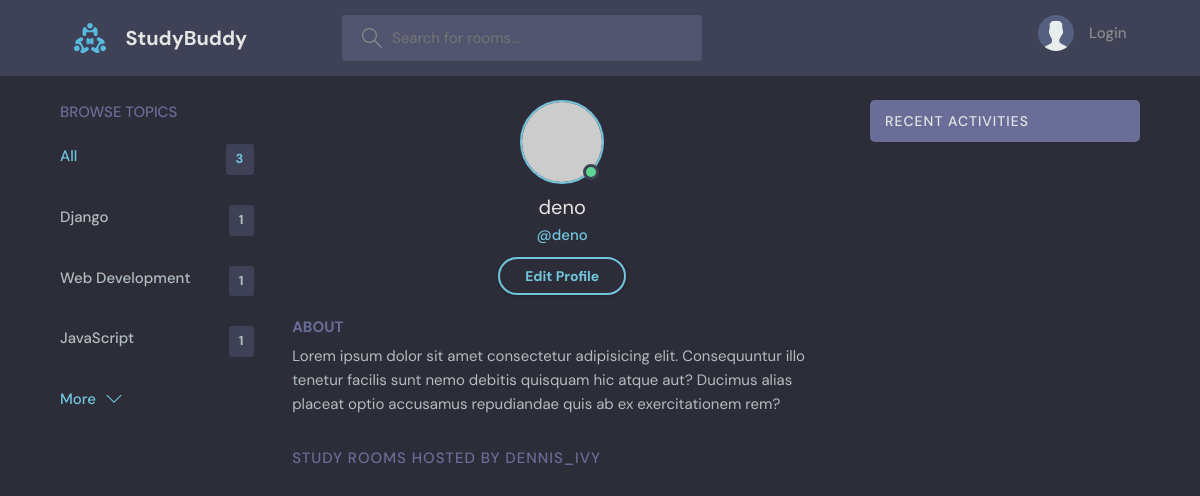
Page /profile/4/ on the earlier database version.
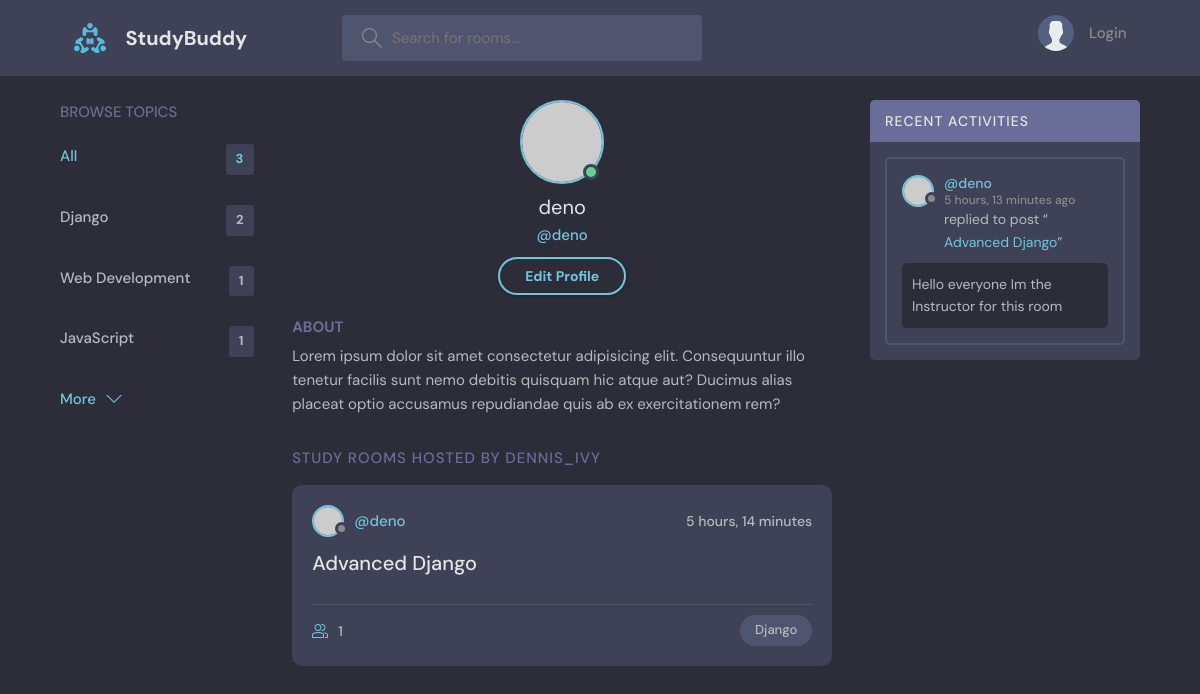
Same page on the later database version.
### base/models.py (models this page shows, shortened)
class Topic(models.Model):
  name=models.CharField(max_length=200)
  class Meta:
    verbose_name="Topic"
    verbose_name_plural="Topics"

class Rooms(models.Model):
  host=models.ForeignKey(User,on_delete=models.CASCADE,null=True)
  topic=models.ForeignKey('Topic',on_delete=models.SET_NULL,null=True)
  name=models.CharField(max_length=200)
  description=models.TextField(null=True,blank=True)
  participants=models.ManyToManyField(User,related_name='participants',blank=True)
  created=models.DateTimeField(auto_now_add=True)
  updated=models.DateTimeField(auto_now=True)
  class Meta:
    ordering=['-updated','-created']
    verbose_name="Room"
    verbose_name_plural="Rooms"
    db_table="Room Table"
  def __str__(self):
    return self.name

class Messages(models.Model):
  user=models.ForeignKey(User,on_delete=models.CASCADE,null=True)
  room=models.ForeignKey(Rooms,on_delete=models.CASCADE)
  body=models.TextField()
  updated=models.DateTimeField(auto_now_add=True)
  created=models.DateTimeField(auto_now=True)
  class Meta:
    verbose_name="Message"
    verbose_name_plural="Messages"
    ordering=['-updated','-created']

### base/views.py (the view)
# urls.py: path('profile/<str:pk>/',views.userProfile,name='user-profile'),
def userProfile(request,pk):
  topics=models.Topic.objects.all()
  user=User.objects.get(id=pk)
  room_messages=user.messages_set.all()
  rooms=user.rooms_set.all()
  context={'user':user,
           'topics':topics,
           'room_messages':room_messages,
           'rooms':rooms
           }
  return render(request,'base/user_profile.html',context)

### base/templates/base/user_profile.html
{% extends 'main.html' %}
{% block content %}
  <main class="profile-page layout layout--3">
    <div class="container">
      {% include 'base/browse_topics_component.html'%}
      <div class="roomList">
        <div class="profile">
          <div class="profile__avatar">
            <div class="avatar avatar--large active">
              <img src="https://randomuser.me/api/portraits/men/11.jpg" />
            </div>
          </div>
          <div class="profile__info">
            <h3>{{user.username}}</h3>
            <p>@{{user.username}}</p>
            <a href="edit-user.html" class="btn btn--main btn--pill">Edit Profile</a>
          </div>
          <div class="profile__about">
            <h3>About</h3>
            <p>
              Lorem ipsum dolor sit amet consectetur adipisicing elit. Consequuntur illo tenetur
              facilis sunt nemo debitis quisquam hic atque aut? Ducimus alias placeat optio
              accusamus repudiandae quis ab ex exercitationem rem?
            </p>
          </div>
        </div>
        <div class="roomList__header">
          <div>
            <h2>Study Rooms Hosted by dennis_ivy</a>
            </h2>
          </div>
        </div>
        {% include 'base/rooms_component.html'%}
      </div>
      {% include 'base/activity_component.html'%}
    </div>
  </main>
{% endblock content %}

### base/templates/base/browse_topics_component.html
<div class="topics">
  <div class="topics__header">
    <h2>Browse Topics</h2>
  </div>
  <ul class="topics__list">
    <li>
      <a href="{% url 'home'%}" class="active">All <span>{{topics.count}}</span></a>
    </li>
    {% for topic in topics %}
    <li>
      <a href="{% url 'home' %}?q={{topic.name}}">{{topic.name}} <span>{{topic.rooms_set.all.count}}</span></a>
    </li>
    {% endfor %}
  </ul>
  <a class="btn btn--link" href="topics.html">
    More
    <svg version="1.1" xmlns="http://www.w3.org/2000/svg" width="32" height="32" viewBox="0 0 32 32">
      <title>chevron-down</title>
      <path d="M16 21l-13-13h-3l16 16 16-16h-3l-13 13z"></path>
    </svg>
  </a>
</div>

### base/templates/base/rooms_component.html (shortened to what this page needs)
{% for room in rooms %}
<div class="roomListRoom">
  <div class="roomListRoom__header">
    <a href="{% url 'user-profile' room.host.id %}" class="roomListRoom__author">
      <div class="avatar avatar--small">
        <img src="https://randomuser.me/api/portraits/women/11.jpg" />
      </div>
      <span>@{{room.host.username}}</span>
    </a>
    <div class="roomListRoom__actions">
      <span>{{room.created|timesince}}</span>
    </div>
  </div>
  <div class="roomListRoom__content">
    <a href="{% url 'room' room.id %}">{{room.name}}</a>
  </div>
  <div class="roomListRoom__meta">
    <a href="{% url 'room' room.id %}"class="roomListRoom__joined">
      {{room.participants.all.count}}
    </a>
    <p class="roomListRoom__topic">{{room.topic.name}}</p>
  </div>
</div>
{% endfor %}

### base/templates/base/activity_component.html (shortened to what this page needs)
<div class="activities">
          <div class="activities__header">
            <h2>Recent Activities</h2>
          </div>
          {% for message in room_messages %}
          <div class="activities__box">
            <div class="activities__boxHeader roomListRoom__header">
              <a href="{%url 'user-profile' message.user.id %}" class="roomListRoom__author">
                <div class="avatar avatar--small">
                  <img src="https://randomuser.me/api/portraits/women/11.jpg" />
                </div>
                <p>
                  @{{ message.user }}
                  <span>{{message.created|timesince}} ago</span>
                </p>
              </a>
            </div>
            <div class="activities__boxContent">
              <p>replied to post “<a href="{% url 'room' message.room.id %}">{{message.room}}</a>”</p>
              <div class="activities__boxRoomContent">
                {{message.body}}
              </div>
            </div>
          </div>
          {% endfor %}
        </div>

Differences in the rows shown:
computed for Topic "Django": rooms_set.all.count "1" → "2"
added Rooms: host.username "deno", created "5 hours, 14 minutes", name "Advanced Django", participants.all.count "1", topic.name "Django"
added Messages: user "deno", created "5 hours, 13 minutes", room "Advanced Django", body "Hello everyone Im the Instructor for this room"
